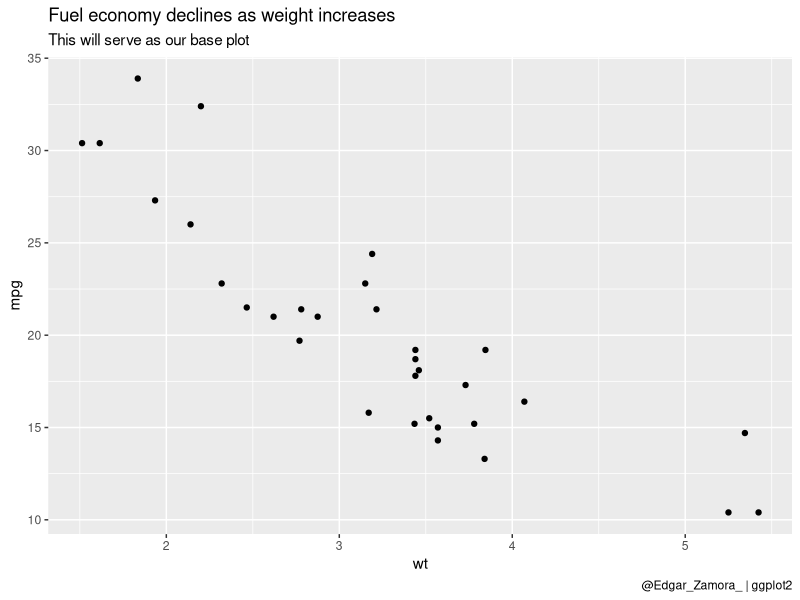
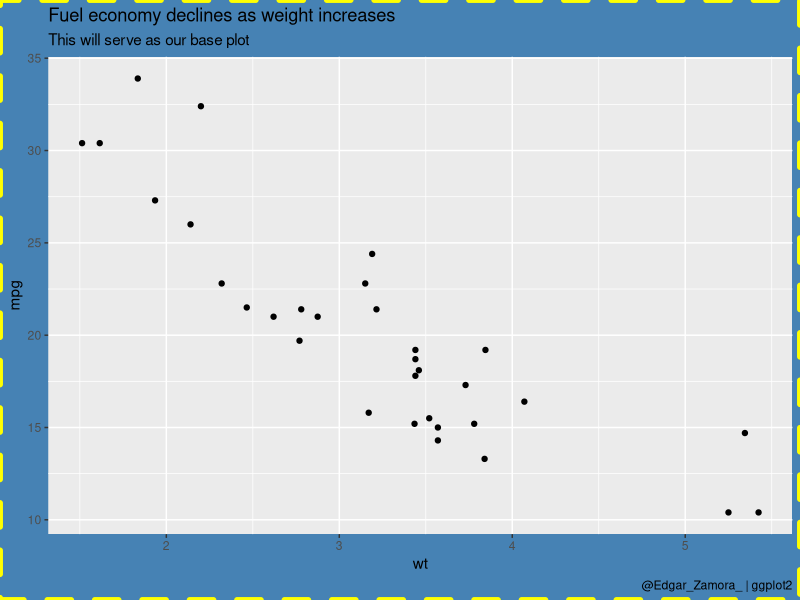
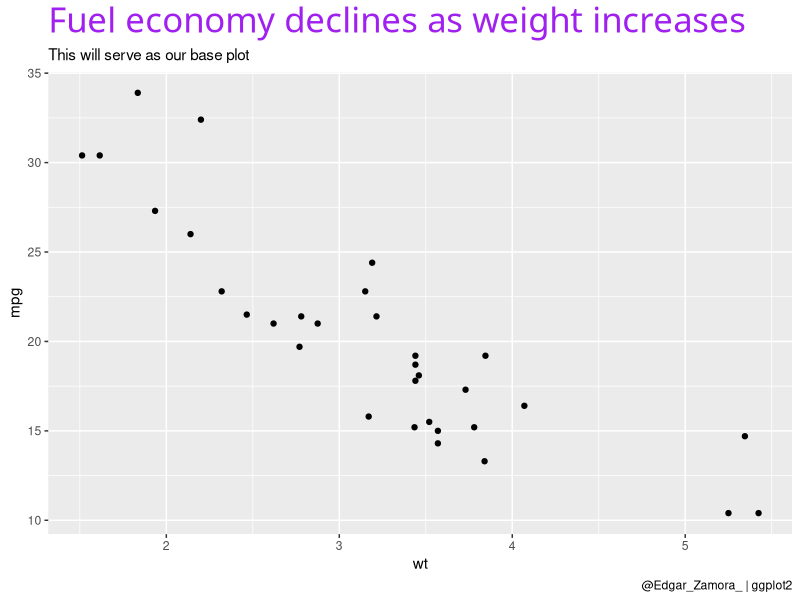
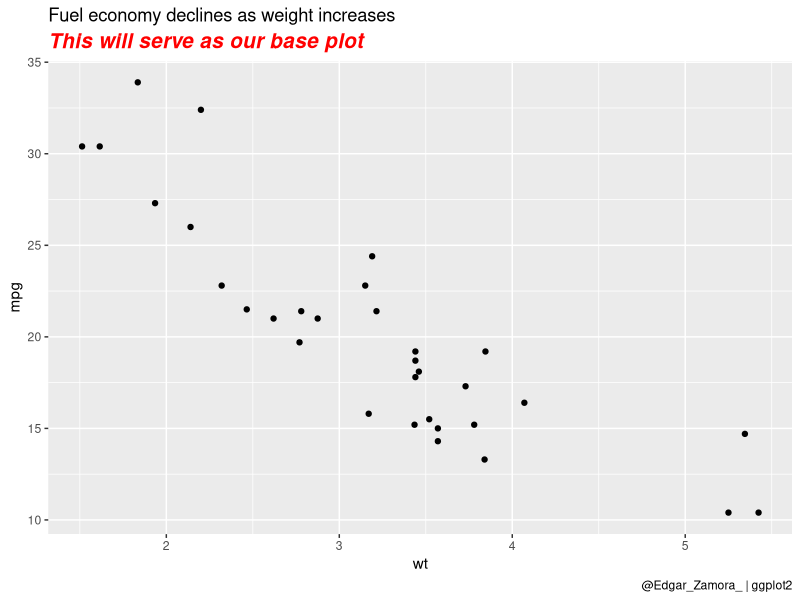
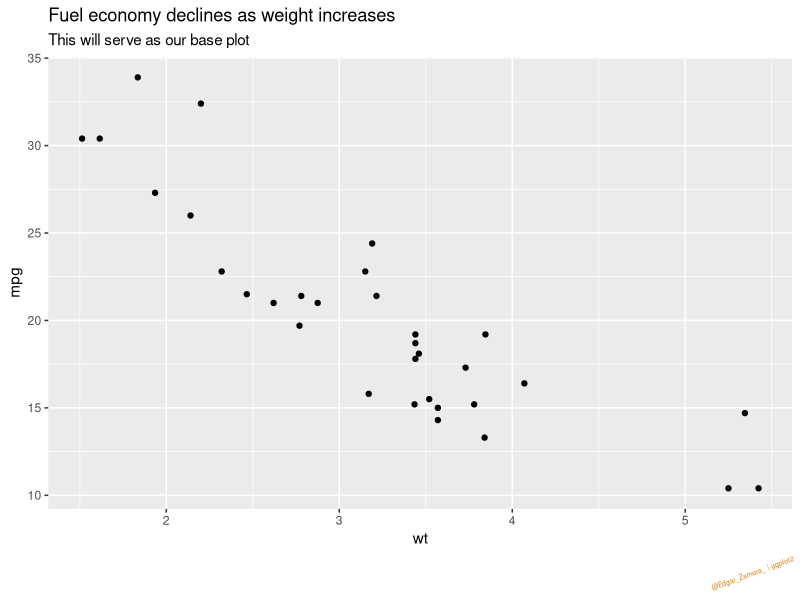
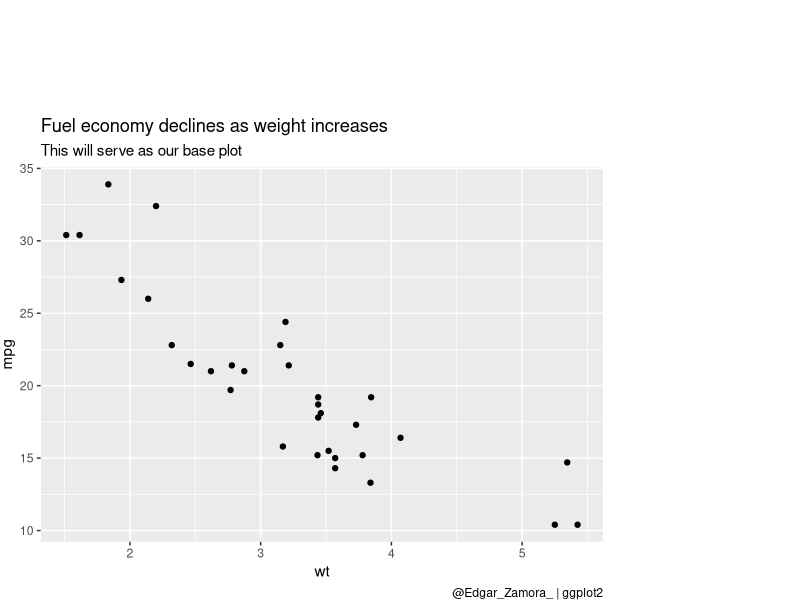
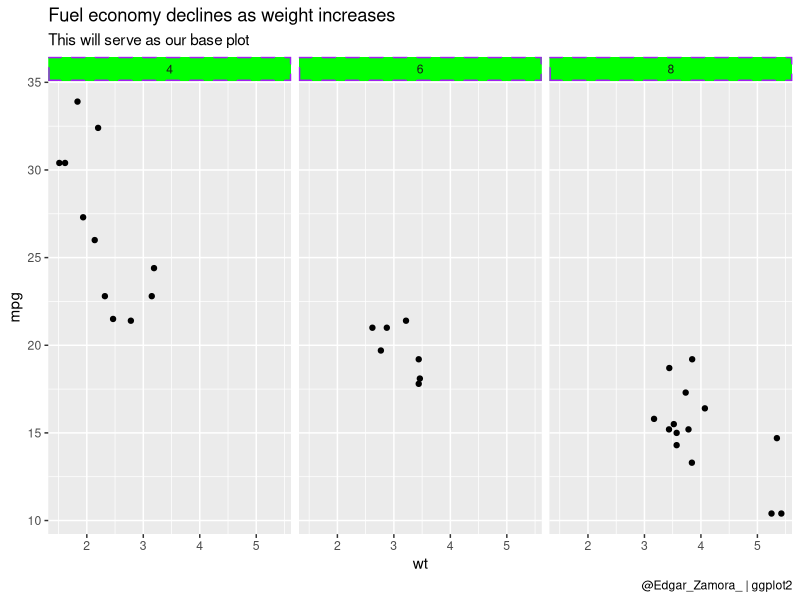
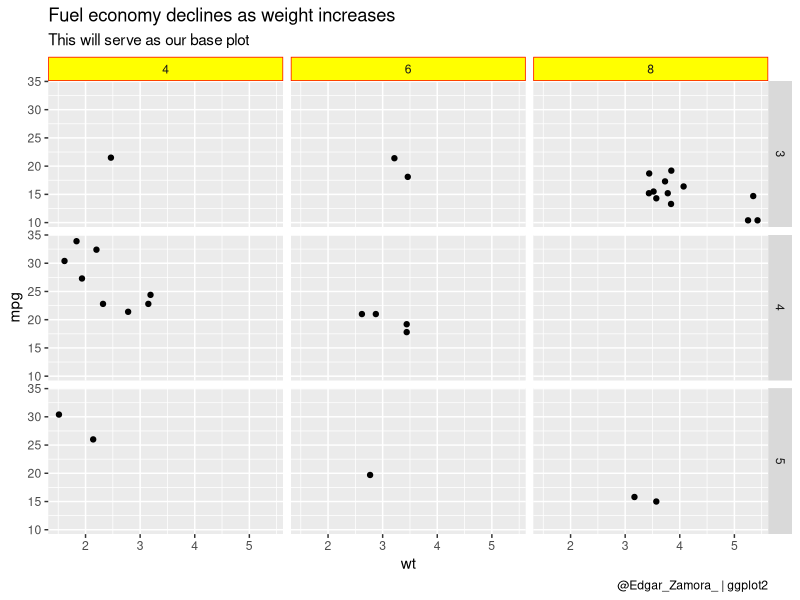

R code for these plots, in order:
## ---- chunk 1
library(tidyverse)
library(patchwork)
library(cowplot)

knitr::opts_chunk$set(fig.align = 'center')
## ---- chunk 2
base_plot <- ggplot(mtcars, aes(wt, mpg)) +
  geom_point() +
  labs(title = "Fuel economy declines as weight increases",
       subtitle = "This will serve as our base plot",
       caption = "@Edgar_Zamora_ | ggplot2")

base_plot
## ---- chunk 3
base_plot +
  theme(plot.background = element_rect(fill = "steelblue", linetype = "dashed", colour = "yellow", size = 2))
## ---- chunk 4
base_plot +
  theme(plot.title = element_text(size = 25, face = "plain", colour = "purple", family = "Helvetica LT Ultra Compressed"))
## ---- chunk 5

## ---- chunk 6
base_plot +
  theme(plot.subtitle = element_text(size = 15, face = "bold.italic", colour = "red"))
## ---- chunk 7
base_plot +
  theme(plot.caption = element_text(size = 5, angle = 20, colour = "#DB7D11"))
## ---- chunk 8

## ---- chunk 9

## ---- chunk 10

## ---- chunk 11
base_plot +
  theme(plot.margin = margin(t = 3, r = 5, b = 0, l = 0, unit = "cm")) 
## ---- chunk 12
base_plot +
  facet_grid(~cyl) +
  theme(strip.background = element_rect(colour = "purple", linetype = "dashed", size = 1, fill = "green"))
## ---- chunk 13
base_plot +
  facet_grid(gear~cyl) +
  theme(strip.background.x = element_rect(colour = "red", fill = "yellow"))
## ---- chunk 14
base_plot +
  facet_grid(gear~cyl) +
  theme(strip.background.y = element_rect(colour = "red", fill = "yellow"))
## ---- chunk 15
base_plot +
  facet_wrap(~cyl, strip.position = "left") +
  theme(strip.placement = "outside")
## ---- chunk 16
base_plot +
  facet_wrap(~cyl, strip.position = "left") +
  theme(strip.placement = "inside")
## ---- chunk 17
base_plot +
  facet_grid(~cyl) +
  theme(strip.text = element_text(angle = 45, colour = "red", size = 15, hjust = .5, vjust = .7, face = "italic"))
## ---- chunk 18
base_plot +
  facet_grid(gear~cyl) +
  theme(strip.text.x = element_text(angle = 45, colour = "red", size = 15, hjust = .5, vjust = .7, face = "italic"))
## ---- chunk 19
base_plot +
  facet_grid(gear~cyl) +
  theme(strip.text.y = element_text(angle = 45, colour = "red", size = 15, hjust = .5, vjust = .7, face = "italic"))
## ---- chunk 20

## ---- chunk 21

## ---- chunk 22

## ---- chunk 23

## ---- chunk 24

## ---- chunk 25

## ---- chunk 26

## ---- chunk 27

## ---- chunk 28

## ---- chunk 29

## ---- chunk 30

## ---- chunk 31

## ---- chunk 32

## ---- chunk 33

## ---- chunk 34

